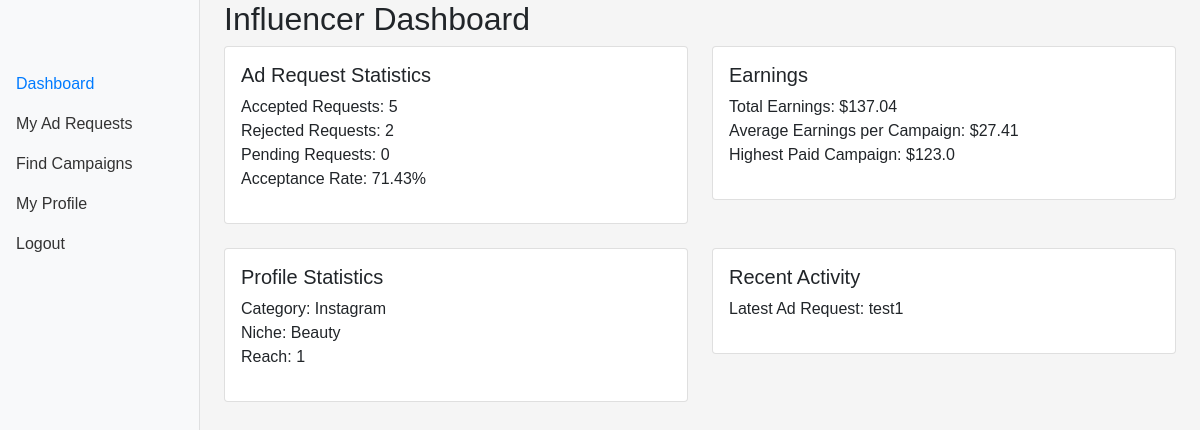
The page /influencer/dashboard (signed in) on the database as committed earlier.
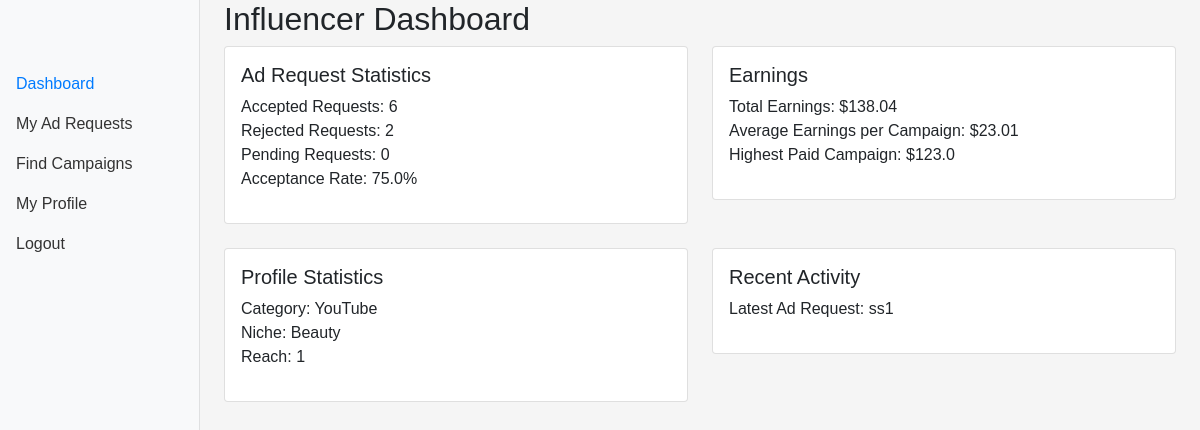
The same page on the database as committed later.
### backend/models.py (models this page shows)
class Influencer(db.Model):
    __tablename__ = 'influencers'
    id = db.Column(db.Integer, primary_key=True)
    user_id = db.Column(db.Integer, db.ForeignKey('users.id'), unique=True, nullable=False)
    name = db.Column(db.String(100), nullable=False)
    category = db.Column(db.String(100))
    niche = db.Column(db.String(100))
    reach = db.Column(db.Integer)
    user = relationship('User', backref=db.backref('influencer', uselist=False))
    ad_requests = relationship('AdRequest', back_populates='influencer')

class Campaign(db.Model):
    __tablename__ = 'campaigns'
    id = db.Column(db.Integer, primary_key=True)
    sponsor_id = db.Column(db.Integer, db.ForeignKey('sponsors.id'), nullable=False)
    name = db.Column(db.String(100), nullable=False)
    description = db.Column(db.Text)
    start_date = db.Column(db.Date, nullable=False)
    end_date = db.Column(db.Date, nullable=False)
    budget = db.Column(db.Float, nullable=False)
    visibility = db.Column(db.Enum('public', 'private'), nullable=False)
    goals = db.Column(db.Text)
    sponsor = relationship('Sponsor', back_populates='campaigns')
    ad_requests = relationship('AdRequest', back_populates='campaign')

### backend/controller.py (the view)
@app.route("/influencer/dashboard")
@login_required
def influencer_dashboard():
    if current_user.role != "influencer":
        flash("Access denied.")
        return redirect(url_for("home"))
    influencer = Influencer.query.filter_by(user_id=current_user.id).first()
    ad_requests = AdRequest.query.filter_by(influencer_id=influencer.id).all()
    pending_campaigns = Campaign.query.join(AdRequest).filter(
        AdRequest.influencer_id == influencer.id,
        AdRequest.status == 'pending'
    ).distinct()
    query = request.args.get("query")
    industry = request.args.get("industry")
    min_budget = request.args.get("min_budget")
    if query:
        pending_campaigns = pending_campaigns.filter(Campaign.name.ilike(f"%{query}%"))
    if industry:
        pending_campaigns = pending_campaigns.join(Sponsor).filter(Sponsor.industry == industry)
    if min_budget:
        pending_campaigns = pending_campaigns.filter(Campaign.budget >= float(min_budget))
    pending_campaigns = pending_campaigns.all()
    accepted_requests = sum(1 for r in ad_requests if r.status == 'accepted')
    rejected_requests = sum(1 for r in ad_requests if r.status == 'rejected')
    pending_requests = sum(1 for r in ad_requests if r.status == 'pending')
    total_requests = len(ad_requests)
    acceptance_rate = (accepted_requests / total_requests * 100) if total_requests > 0 else 0
    total_earnings = sum(r.payment_amount for r in ad_requests if r.status == 'accepted')
    avg_earnings_per_campaign = total_earnings / accepted_requests if accepted_requests > 0 else 0
    highest_paid_campaign = max((r.payment_amount for r in ad_requests if r.status == 'accepted'), default=0)
    latest_ad_request = AdRequest.query.filter_by(influencer_id=influencer.id).order_by(AdRequest.created_at.desc()).first()
    return render_template(
        "influencer_dashboard.html",
        influencer=influencer,
        ad_requests=ad_requests,
        pending_campaigns=pending_campaigns,
        accepted_requests=accepted_requests,
        rejected_requests=rejected_requests,
        pending_requests=pending_requests,
        acceptance_rate=round(acceptance_rate, 2),
        total_earnings=round(total_earnings, 2),
        avg_earnings_per_campaign=round(avg_earnings_per_campaign, 2),
        highest_paid_campaign=round(highest_paid_campaign, 2),
        latest_ad_request=latest_ad_request,
    )

### app.py (called while the page is built)
def init_app():
    app = Flask(__name__)
    app.secret_key = 'fsfdgdsgs'
    app.debug = True
    app.config['SQLALCHEMY_DATABASE_URI'] = 'sqlite:///iescp.db'
    db.init_app(app)
    app.app_context().push()
    login_manager = LoginManager()
    login_manager.login_view = 'controller.login'
    login_manager.init_app(app)
    @login_manager.user_loader
    def load_user(id):
        return User.query.get(int(id))
    print("app started....")
    return app

### templates/influencer_dashboard.html (shortened to what the changed rows need)
{% extends "base.html" %}
{% block content %}
<div class="container-fluid">
    <div class="row">
        <main class="col-md-9 ms-sm-auto col-lg-10 px-md-4">
            <div class="tab-content">
                <div id="dashboard" class="tab-pane fade show active" role="tabpanel" aria-labelledby="dashboard-tab">
                    <h1 class="h2">Influencer Dashboard</h1>
                    <div class="row">
                        <div class="col-md-6 mb-4">
                            <div class="card">
                                <div class="card-body">
                                    <ul class="list-unstyled">
                                        <li>Accepted Requests: {{ accepted_requests }}</li>
                                        <li>Rejected Requests: {{ rejected_requests }}</li>
                                        <li>Pending Requests: {{ pending_requests }}</li>
                                        <li>Acceptance Rate: {{ acceptance_rate }}%</li>
                                    </ul>
                                </div>
                            </div>
                        </div>
                        <div class="col-md-6 mb-4">
                            <div class="card">
                                <div class="card-body">
                                    <ul class="list-unstyled">
                                        <li>Total Earnings: ${{ total_earnings }}</li>
                                        <li>Average Earnings per Campaign: ${{ avg_earnings_per_campaign }}</li>
                                        <li>Highest Paid Campaign: ${{ highest_paid_campaign }}</li>
                                    </ul>
                                </div>
                            </div>
                        </div>
                    </div>
                    <div class="row">
                        <div class="col-md-6 mb-4">
                            <div class="card">
                                <div class="card-body">
                                    <ul class="list-unstyled">
                                        <li>Category: {{ influencer.category }}</li>
                                        <li>Niche: {{ influencer.niche }}</li>
                                        <li>Reach: {{ influencer.reach }}</li>
                                    </ul>
                                </div>
                            </div>
                        </div>
                        <div class="col-md-6 mb-4">
                            <div class="card">
                                <div class="card-body">
                                    <ul class="list-unstyled">
                                        <li>Latest Ad Request: {{ latest_ad_request.campaign.name if latest_ad_request else 'None' }}</li>
                                    </ul>
                                </div>
                            </div>
                        </div>
                    </div>
                </div>
            </div>
        </main>
    </div>
</div>
{% endblock %}

Rows that differ between the two databases and show on the page:
no longer on this page (row unchanged): Campaign: campaign "test1"
changed Influencer "Beauty": category "Instagram" → "YouTube"
added Campaign: campaign "ss1"
Other text that changed with them:
{{ accepted_requests }}: "5" → "6"
{{ acceptance_rate }}: "71.43" → "75.0"
{{ total_earnings }}: "137.04" → "138.04"
{{ avg_earnings_per_campaign }}: "27.41" → "23.01"
